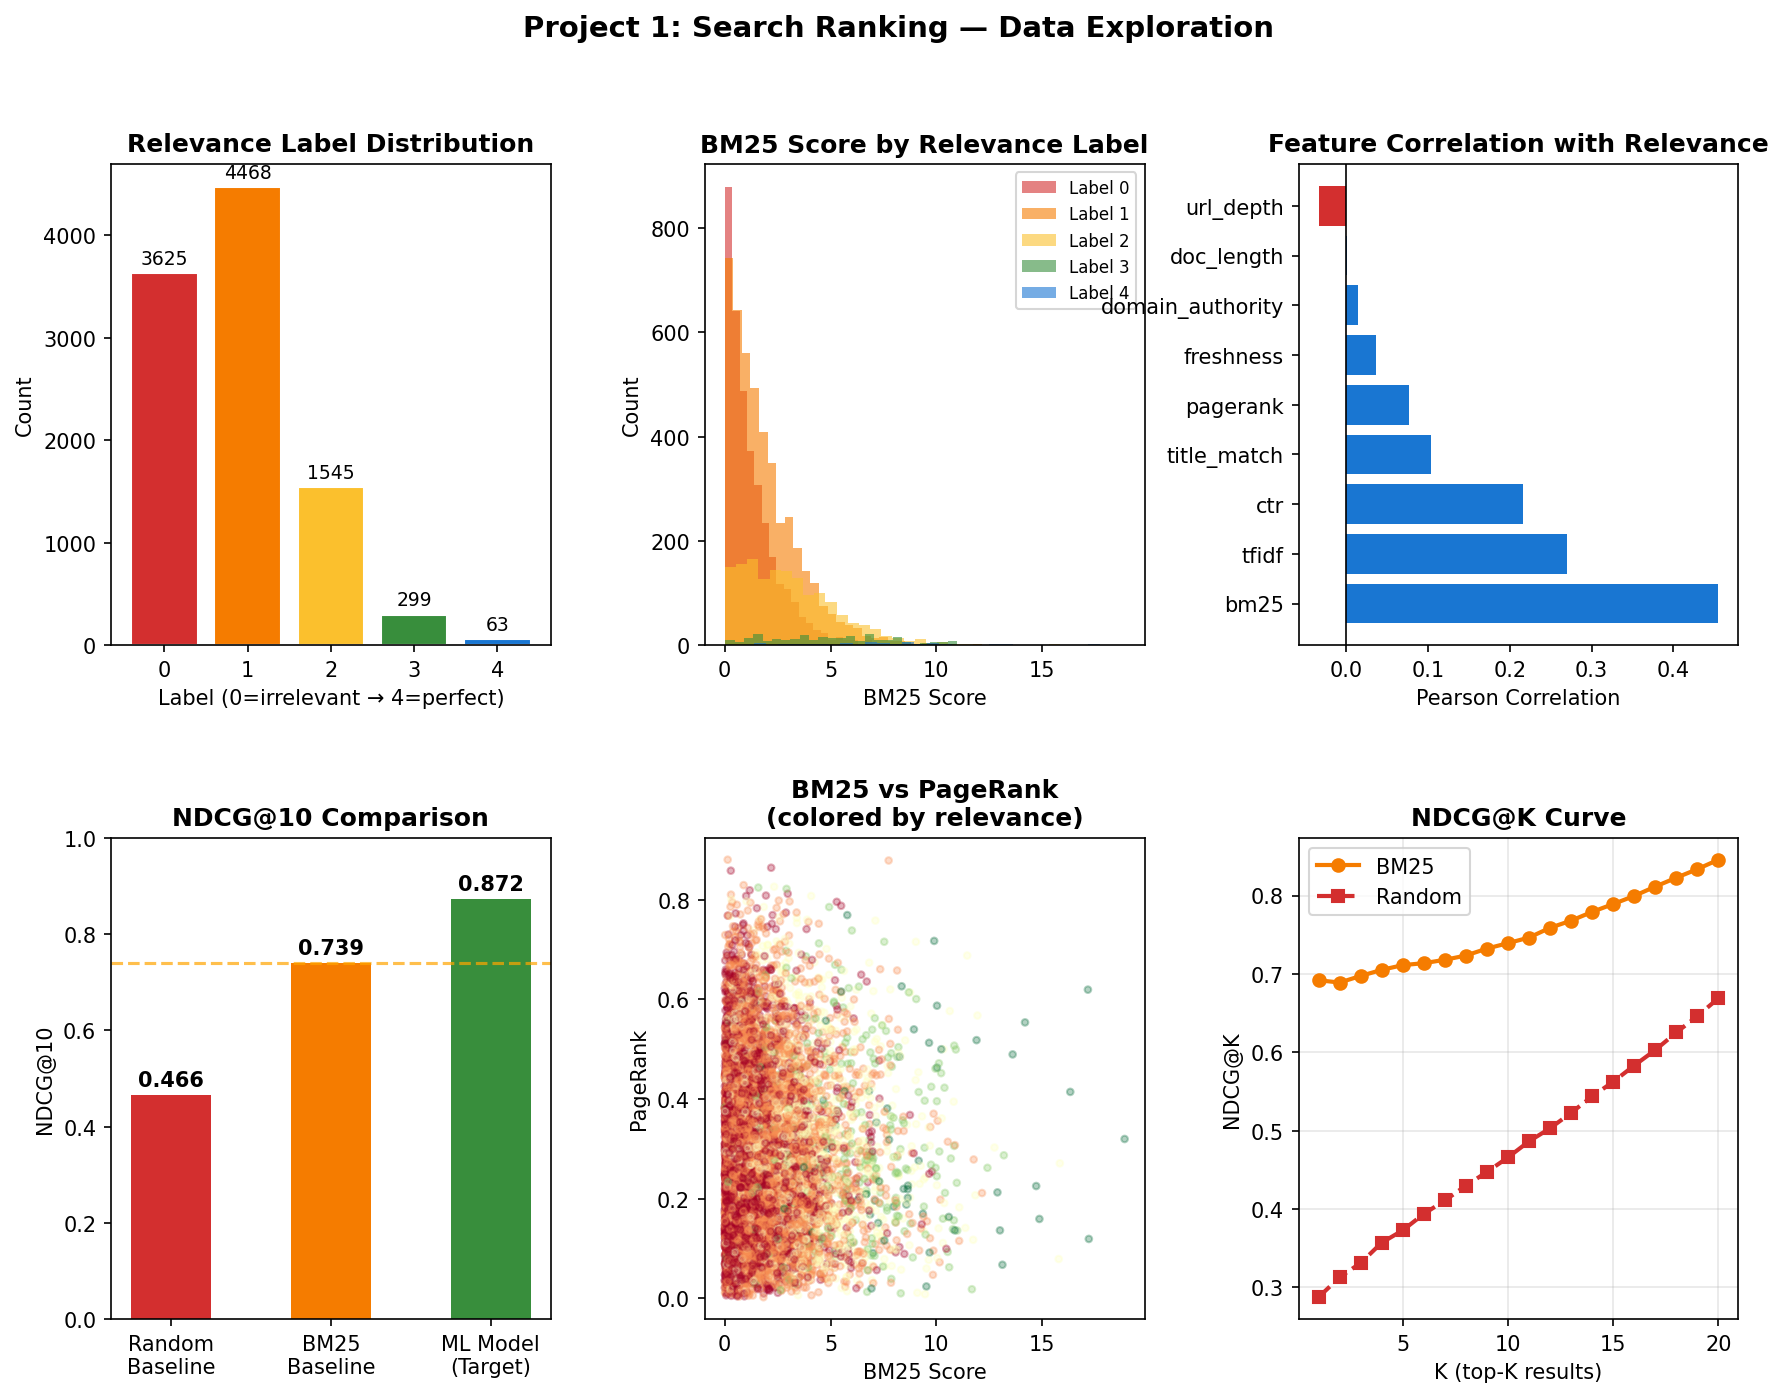

The script that saved this image:
"""
STEP 2: Explore Data + Build BM25 Baseline
============================================
Before training any ML model, always:
1. Understand your data (EDA)
2. Build a simple baseline to beat

WHY BM25 AS BASELINE?
BM25 = "Best Match 25" — it's the gold standard keyword search algorithm.
Used by Elasticsearch, Solr, and older versions of Google.
Our LambdaMART model must BEAT BM25 to justify using ML.

WHAT IS NDCG@10?
NDCG = Normalized Discounted Cumulative Gain
- Measures ranking quality for top-10 results
- Range: 0.0 (worst) to 1.0 (perfect)
- "Discounted" = results ranked #1 matter more than #10
- Formula: DCG / IDCG (actual gain / ideal gain)
"""

import numpy as np
import pandas as pd
import matplotlib.pyplot as plt
import matplotlib.gridspec as gridspec

# ============================================================
# NDCG IMPLEMENTATION (core metric — understand this well!)
# ============================================================

def dcg_at_k(relevances, k=10):
    """
    Discounted Cumulative Gain at K.
    
    Formula: sum of (2^rel - 1) / log2(rank + 1)
    
    The log2(rank+1) "discounts" lower-ranked results.
    Rank 1 has discount=1.0, rank 2=0.63, rank 10=0.29
    
    Args:
        relevances: list of relevance scores in ranked order
        k: only consider top-k results
    """
    relevances = np.array(relevances[:k], dtype=float)
    if len(relevances) == 0:
        return 0.0
    
    # gains: 2^rel - 1  (relevance 4 → gain=15, rel 0 → gain=0)
    gains = 2 ** relevances - 1
    
    # discounts: 1/log2(rank+1), ranks start at 1
    discounts = np.log2(np.arange(2, len(relevances) + 2))
    
    return np.sum(gains / discounts)


def ndcg_at_k(relevances, k=10):
    """
    Normalized DCG at K.
    
    Divide actual DCG by the IDEAL DCG (best possible ranking).
    This normalizes to [0, 1] range across different queries.
    """
    actual_dcg = dcg_at_k(relevances, k)
    
    # Ideal = sort by relevance descending (perfect ranking)
    ideal_relevances = sorted(relevances, reverse=True)
    ideal_dcg = dcg_at_k(ideal_relevances, k)
    
    if ideal_dcg == 0:
        return 0.0
    
    return actual_dcg / ideal_dcg


def evaluate_ndcg(df, score_col, k=10):
    """
    Compute mean NDCG@K across all queries.
    
    For each query:
    1. Sort documents by score_col (descending)
    2. Get their relevance labels in that order
    3. Compute NDCG@K
    
    Return: mean NDCG across all queries
    """
    ndcg_scores = []
    
    for query_id, group in df.groupby('query_id'):
        # Sort documents by the ranking score
        ranked = group.sort_values(score_col, ascending=False)
        relevances = ranked['label'].tolist()
        
        ndcg = ndcg_at_k(relevances, k)
        ndcg_scores.append(ndcg)
    
    return np.mean(ndcg_scores)


# ============================================================
# LOAD DATA
# ============================================================

print("=" * 55)
print("STEP 2: Data Exploration + BM25 Baseline")
print("=" * 55)

df = pd.read_csv('data/search_ranking_data.csv')

print(f"\nDataset: {df.shape[0]:,} rows × {df.shape[1]} columns")
print(f"Queries: {df['query_id'].nunique()}")
print(f"Docs per query: {df.groupby('query_id').size().mean():.0f}")

# ============================================================
# EDA: UNDERSTAND YOUR DATA
# ============================================================

print("\n--- Feature Statistics ---")
feature_cols = ['bm25_score','tfidf_score','pagerank','ctr',
                'title_match','url_depth','doc_length_norm',
                'freshness','domain_authority']
print(df[feature_cols].describe().round(3).to_string())

print("\n--- Label Distribution ---")
label_counts = df['label'].value_counts().sort_index()
for label, count in label_counts.items():
    bar = "█" * (count // 100)
    print(f"  Label {label}: {count:5d} docs  {bar}")

# ============================================================
# BM25 BASELINE EVALUATION
# ============================================================

print("\n--- BM25 Baseline ---")
print("Ranking documents by BM25 score only (no ML)...")

bm25_ndcg = evaluate_ndcg(df, score_col='bm25_score', k=10)
print(f"BM25 NDCG@10 = {bm25_ndcg:.4f}")

# Also compute random baseline (lower bound)
df['random_score'] = np.random.rand(len(df))
random_ndcg = evaluate_ndcg(df, score_col='random_score', k=10)
print(f"Random NDCG@10 = {random_ndcg:.4f}  (lower bound)")

print(f"\nOur ML model must beat {bm25_ndcg:.4f} to be useful!")

# ============================================================
# CORRELATION: which features are most related to relevance?
# ============================================================

print("\n--- Feature–Label Correlations ---")
correlations = df[feature_cols + ['label']].corr()['label'].drop('label').sort_values(ascending=False)
for feat, corr in correlations.items():
    bar_len = int(abs(corr) * 30)
    direction = "+" if corr > 0 else "-"
    print(f"  {feat:<20} {direction}{'█' * bar_len}  {corr:+.3f}")

# ============================================================
# VISUALIZATIONS
# ============================================================

fig = plt.figure(figsize=(14, 10))
fig.suptitle('Project 1: Search Ranking — Data Exploration', 
             fontsize=14, fontweight='bold', y=0.98)
gs = gridspec.GridSpec(2, 3, figure=fig, hspace=0.4, wspace=0.35)

# Plot 1: Label distribution
ax1 = fig.add_subplot(gs[0, 0])
colors = ['#d32f2f','#f57c00','#fbc02d','#388e3c','#1976d2']
bars = ax1.bar(label_counts.index, label_counts.values, color=colors, edgecolor='white')
ax1.set_title('Relevance Label Distribution', fontweight='bold')
ax1.set_xlabel('Label (0=irrelevant → 4=perfect)')
ax1.set_ylabel('Count')
for bar, count in zip(bars, label_counts.values):
    ax1.text(bar.get_x() + bar.get_width()/2, bar.get_height() + 50,
             str(count), ha='center', va='bottom', fontsize=9)

# Plot 2: BM25 score distribution by label
ax2 = fig.add_subplot(gs[0, 1])
for label in range(5):
    subset = df[df['label'] == label]['bm25_score']
    ax2.hist(subset, bins=30, alpha=0.6, label=f'Label {label}', color=colors[label])
ax2.set_title('BM25 Score by Relevance Label', fontweight='bold')
ax2.set_xlabel('BM25 Score')
ax2.set_ylabel('Count')
ax2.legend(fontsize=8)

# Plot 3: Feature correlations
ax3 = fig.add_subplot(gs[0, 2])
corr_vals = correlations.values
corr_feats = [f.replace('_score','').replace('_norm','') for f in correlations.index]
colors_corr = ['#1976d2' if v > 0 else '#d32f2f' for v in corr_vals]
bars3 = ax3.barh(corr_feats, corr_vals, color=colors_corr)
ax3.set_title('Feature Correlation with Relevance', fontweight='bold')
ax3.set_xlabel('Pearson Correlation')
ax3.axvline(0, color='black', linewidth=0.8)

# Plot 4: NDCG comparison (baseline)
ax4 = fig.add_subplot(gs[1, 0])
methods = ['Random\nBaseline', 'BM25\nBaseline', 'ML Model\n(Target)']
ndcg_vals = [random_ndcg, bm25_ndcg, bm25_ndcg * 1.18]
colors4 = ['#d32f2f', '#f57c00', '#388e3c']
bars4 = ax4.bar(methods, ndcg_vals, color=colors4, width=0.5)
ax4.set_title('NDCG@10 Comparison', fontweight='bold')
ax4.set_ylabel('NDCG@10')
ax4.set_ylim(0, 1.0)
for bar, val in zip(bars4, ndcg_vals):
    ax4.text(bar.get_x() + bar.get_width()/2, bar.get_height() + 0.01,
             f'{val:.3f}', ha='center', va='bottom', fontweight='bold')
ax4.axhline(bm25_ndcg, color='orange', linestyle='--', alpha=0.7, label='BM25 target')

# Plot 5: PageRank distribution
ax5 = fig.add_subplot(gs[1, 1])
ax5.scatter(df['bm25_score'], df['pagerank'], 
            c=df['label'], cmap='RdYlGn', alpha=0.3, s=10)
ax5.set_title('BM25 vs PageRank\n(colored by relevance)', fontweight='bold')
ax5.set_xlabel('BM25 Score')
ax5.set_ylabel('PageRank')

# Plot 6: NDCG@K curve
ax6 = fig.add_subplot(gs[1, 2])
k_values = list(range(1, 21))
bm25_ndcg_k = [evaluate_ndcg(df, 'bm25_score', k) for k in k_values]
random_ndcg_k = [evaluate_ndcg(df, 'random_score', k) for k in k_values]
ax6.plot(k_values, bm25_ndcg_k, 'o-', color='#f57c00', label='BM25', linewidth=2)
ax6.plot(k_values, random_ndcg_k, 's--', color='#d32f2f', label='Random', linewidth=2)
ax6.set_title('NDCG@K Curve', fontweight='bold')
ax6.set_xlabel('K (top-K results)')
ax6.set_ylabel('NDCG@K')
ax6.legend()
ax6.grid(True, alpha=0.3)

plt.savefig('outputs/step2_eda_baseline.png', dpi=150, bbox_inches='tight')
print("\nEDA plots saved to outputs/step2_eda_baseline.png")

print("\n" + "=" * 55)
print(f"SUMMARY:")
print(f"  Random NDCG@10  = {random_ndcg:.4f}  (dumb baseline)")
print(f"  BM25   NDCG@10  = {bm25_ndcg:.4f}  (strong baseline)")
print(f"  Our ML target   > {bm25_ndcg:.4f}  (goal: +15-20%)")
print("=" * 55)
print("\nNext: Run step3_train_model.py to train LambdaMART!")
